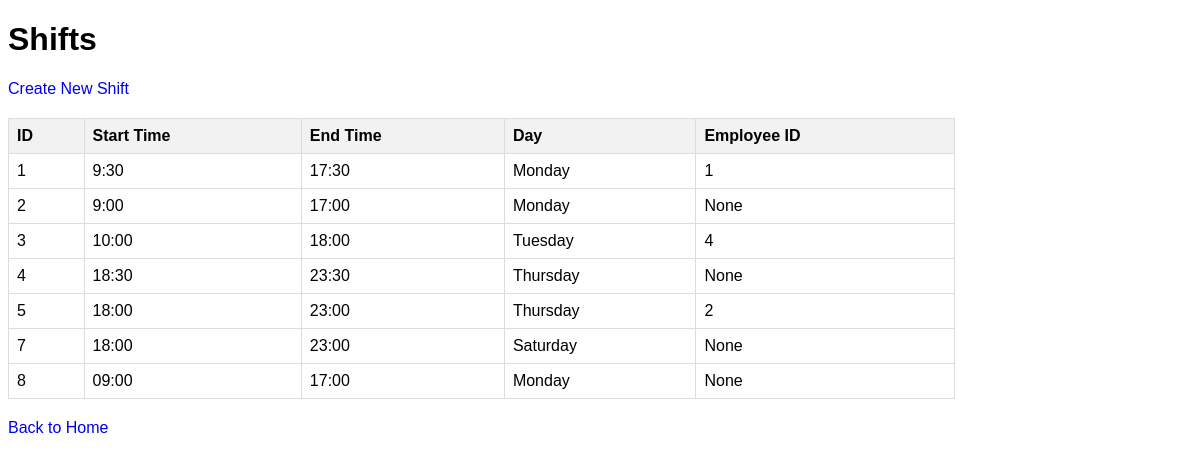
Page /shifts_ui on the earlier database version.
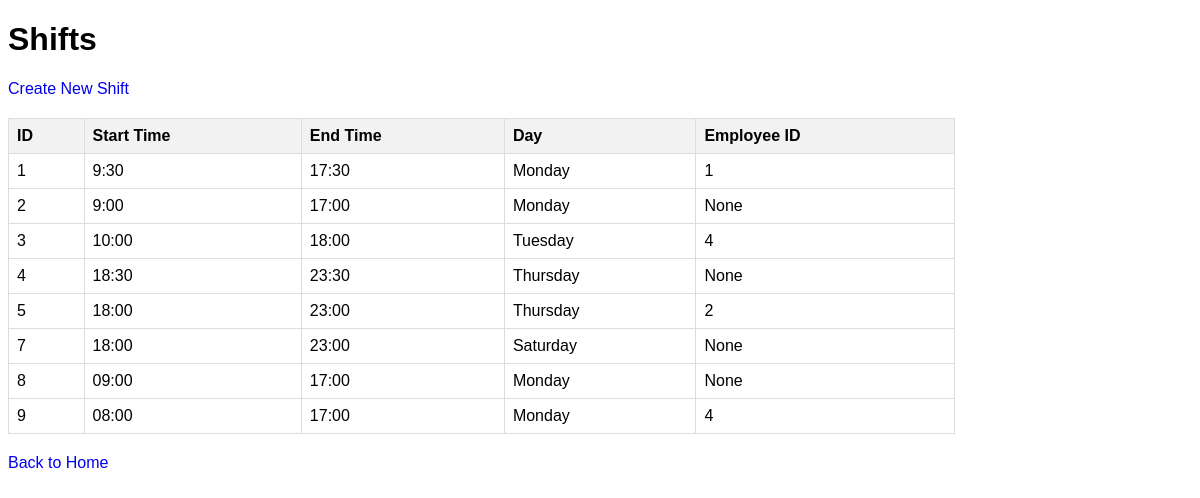
Same page on the later database version.
### backend/models/models.py (models this page shows, shortened)
class Shift(db.Model):
    id = db.Column(db.Integer, primary_key=True)
    start_time = db.Column(db.String(10), nullable=False)
    end_time = db.Column(db.String(10), nullable=False)
    day = db.Column(db.String(20), nullable=False)
    employee_id = db.Column(db.Integer, db.ForeignKey('employee.id'), nullable=True)

### backend/app.py (the view)
@app.route('/shifts_ui')
def list_shifts_ui():
    shifts = get_shifts_data()
    return render_template('shifts.html', shifts=shifts)

### backend/app.py (called while the page is built)
def get_shifts_data():
    all_shifts = db.session.query(Shift).all()
    return shifts_schema.dump(all_shifts)

### backend/templates/shifts.html (shortened to what this page needs)
<!DOCTYPE html>
<html lang="en">
<head>
</head>
<body>
    <h1>Shifts</h1>
    <a href="{{ url_for('create_shift_ui') }}">Create New Shift</a>
    {% if shifts %}
    <table>
        <thead>
            <tr>
                <th>ID</th>
                <th>Start Time</th>
                <th>End Time</th>
                <th>Day</th>
                <th>Employee ID</th>
            </tr>
        </thead>
        <tbody>
            {% for shift in shifts %}
            <tr>
                <td>{{ shift.id }}</td>
                <td>{{ shift.start_time }}</td>
                <td>{{ shift.end_time }}</td>
                <td>{{ shift.day }}</td>
                <td>{{ shift.employee_id }}</td>
            </tr>
            {% endfor %}
        </tbody>
    </table>
    {% else %}
        <p>No shifts found.</p>
    {% endif %}
    <p><a href="{{ url_for('index') }}">Back to Home</a></p>
</body>
</html>

Differences in the rows shown:
added Shift: id "9", start_time "08:00", end_time "17:00", day "Monday", employee_id "4"
